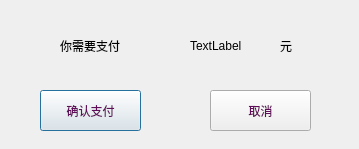
<?xml version="1.0" encoding="UTF-8"?>
<ui version="4.0">
 <class>pay</class>
 <widget class="QDialog" name="pay">
  <property name="geometry">
   <rect>
    <x>0</x>
    <y>0</y>
    <width>359</width>
    <height>149</height>
   </rect>
  </property>
  <property name="windowTitle">
   <string>支付</string>
  </property>
  <widget class="QPushButton" name="confirm">
   <property name="geometry">
    <rect>
     <x>40</x>
     <y>90</y>
     <width>101</width>
     <height>41</height>
    </rect>
   </property>
   <property name="styleSheet">
    <string notr="true">QPushButton
{
border-image: url(:/Image/kuang8.png);
font: 100 11pt &quot;方正清刻本悦宋简体&quot;;
color:rgb(96, 14, 89)
}
QPushButton:hover
{
border-image: url(:/Image/kuang9.png);
font: 100 11pt &quot;方正清刻本悦宋简体&quot;;
color:rgb(148, 17, 137)
}
QPushButton:pressed
{
border-image: url(:/Image/kuang10.png);
font: 100 11pt &quot;方正清刻本悦宋简体&quot;;
color:rgb(86, 11, 80)
}</string>
   </property>
   <property name="text">
    <string>确认支付</string>
   </property>
  </widget>
  <widget class="QPushButton" name="cancel">
   <property name="geometry">
    <rect>
     <x>210</x>
     <y>90</y>
     <width>101</width>
     <height>41</height>
    </rect>
   </property>
   <property name="styleSheet">
    <string notr="true">QPushButton
{
border-image: url(:/Image/kuang8.png);
font: 100 11pt &quot;方正清刻本悦宋简体&quot;;
color:rgb(96, 14, 89)
}
QPushButton:hover
{
border-image: url(:/Image/kuang9.png);
font: 100 11pt &quot;方正清刻本悦宋简体&quot;;
color:rgb(148, 17, 137)
}
QPushButton:pressed
{
border-image: url(:/Image/kuang10.png);
font: 100 11pt &quot;方正清刻本悦宋简体&quot;;
color:rgb(86, 11, 80)
}</string>
   </property>
   <property name="text">
    <string>取消</string>
   </property>
  </widget>
  <widget class="QLabel" name="label">
   <property name="geometry">
    <rect>
     <x>60</x>
     <y>30</y>
     <width>111</width>
     <height>31</height>
    </rect>
   </property>
   <property name="styleSheet">
    <string notr="true">font: 11pt &quot;方正清刻本悦宋简体&quot;;</string>
   </property>
   <property name="text">
    <string>你需要支付</string>
   </property>
  </widget>
  <widget class="QLabel" name="price">
   <property name="geometry">
    <rect>
     <x>190</x>
     <y>30</y>
     <width>81</width>
     <height>31</height>
    </rect>
   </property>
   <property name="styleSheet">
    <string notr="true">font: 12pt &quot;方正字迹-典雅楷体简体&quot;;</string>
   </property>
   <property name="text">
    <string>TextLabel</string>
   </property>
  </widget>
  <widget class="QLabel" name="label_2">
   <property name="geometry">
    <rect>
     <x>280</x>
     <y>30</y>
     <width>72</width>
     <height>31</height>
    </rect>
   </property>
   <property name="styleSheet">
    <string notr="true">font: 11pt &quot;方正清刻本悦宋简体&quot;;</string>
   </property>
   <property name="text">
    <string>元</string>
   </property>
  </widget>
 </widget>
 <resources/>
 <connections/>
</ui>
